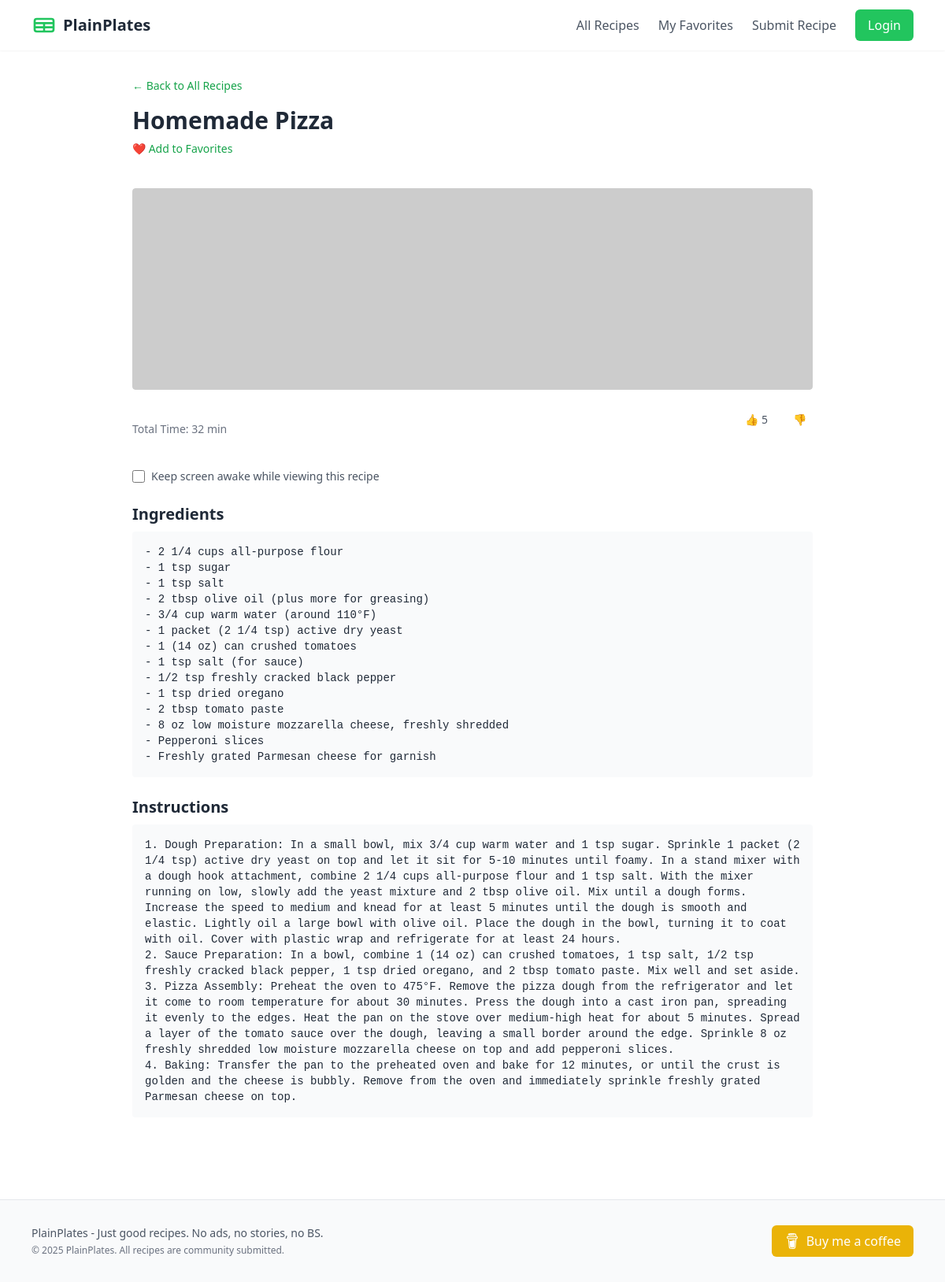
Page /recipes/homemade-pizza on the earlier database version.
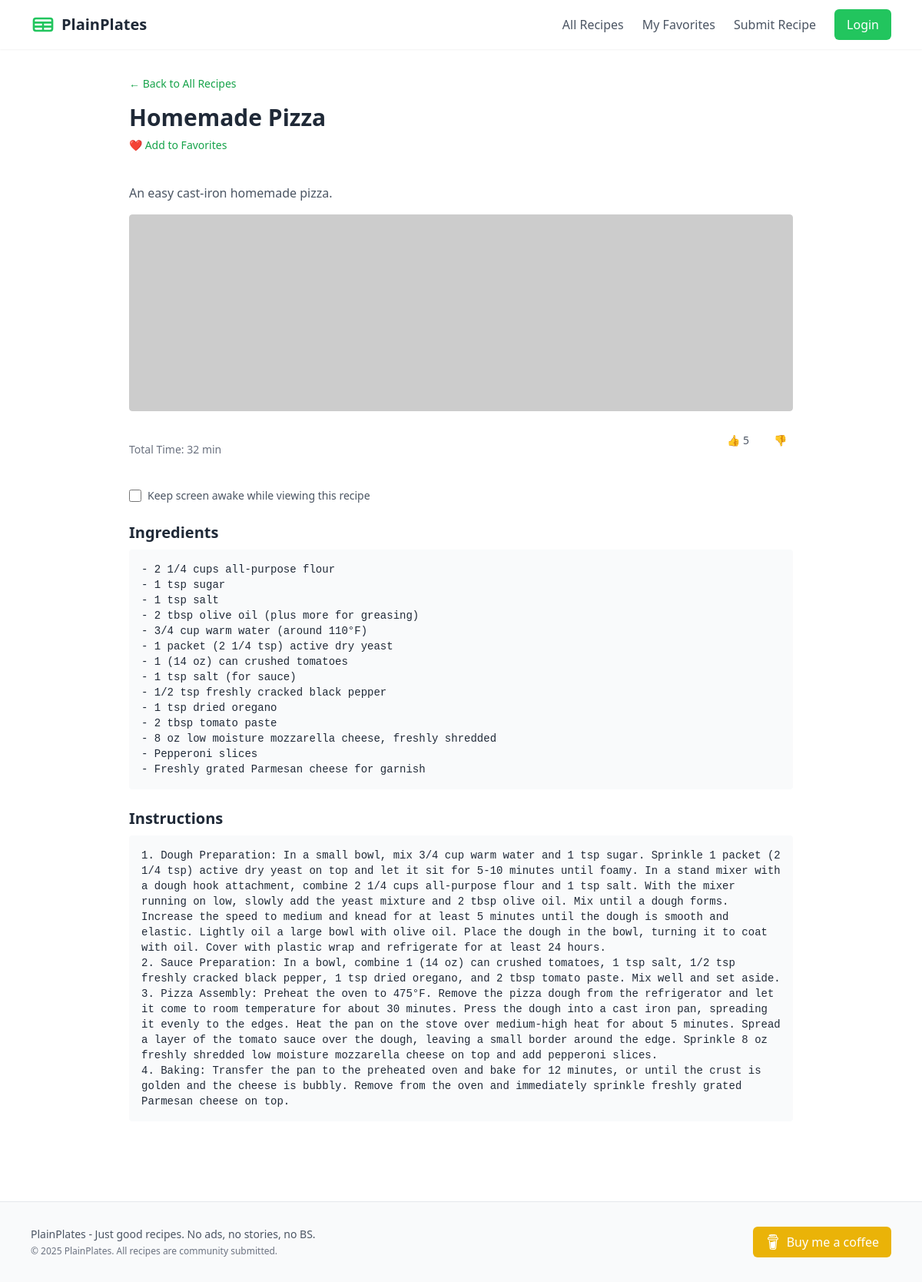
Same page on the later database version.
### tables this page shows
CREATE TABLE recipes (
    id INTEGER PRIMARY KEY AUTOINCREMENT,
    title TEXT NOT NULL,
    slug TEXT UNIQUE NOT NULL,
    description TEXT NOT NULL,
    ingredients TEXT NOT NULL,
    instructions TEXT NOT NULL,
    notes TEXT,
    prep_time INTEGER NOT NULL,
    cook_time INTEGER NOT NULL,
    servings INTEGER NOT NULL DEFAULT 4,
    created_at TIMESTAMP NOT NULL DEFAULT CURRENT_TIMESTAMP,
    updated_at TIMESTAMP NOT NULL DEFAULT CURRENT_TIMESTAMP,
    user_id INTEGER,
    FOREIGN KEY (user_id) REFERENCES users (id)
);

### main.py (the view)
@app.get("/recipes/{slug}", response_class=HTMLResponse)
def recipe_detail(slug: str, request: Request):
    user = request.session.get("user")
    conn = sqlite3.connect(DB_PATH)
    conn.row_factory = sqlite3.Row
    cursor = conn.cursor()
    cursor.execute('''
        SELECT recipes.id, title, slug, description, ingredients, instructions, notes,
               prep_time, cook_time, COALESCE(SUM(recipe_votes.value), 0) as score, user_id
        FROM recipes
        LEFT JOIN recipe_votes ON recipes.id = recipe_votes.recipe_id
        WHERE slug = ?
        GROUP BY recipes.id
    ''', (slug,))
    row = cursor.fetchone()
    if not row:
        conn.close()
        return templates.TemplateResponse("404.html", {"request": request}, status_code=404)
    recipe = dict(row)
    vote = 0
    identifier = user["email"] if user else f"anon-{request.client.host}"
    cursor.execute("""
        SELECT value FROM recipe_votes
        WHERE recipe_id = ? AND identifier = ?
    """, (recipe["id"], identifier))
    vote_row = cursor.fetchone()
    vote = int(vote_row[0] / abs(vote_row[0])) if vote_row else 0
    cursor.execute('''
        SELECT name FROM recipe_categories
        JOIN categories ON recipe_categories.category_id = categories.id
        WHERE recipe_categories.recipe_id = ?
    ''', (recipe["id"],))
    recipe["tags"] = [cat["name"] for cat in cursor.fetchall()]
    is_favorited = False
    if user:
        cursor.execute("""
            SELECT 1 FROM user_favorites
            WHERE user_id = ? AND recipe_id = ?
        """, (user["id"], recipe["id"]))
        is_favorited = cursor.fetchone() is not None
    conn.close()
    return templates.TemplateResponse("recipe_detail.html", {
        "request": request,
        "recipe": recipe,
        "is_favorited": is_favorited,
        "vote": vote
    })

### templates/recipe_detail.html (shortened to what this page needs)
{% extends "base.html" %}
{% block content %}
<section class="max-w-4xl mx-auto px-4 py-8">
    <a href="/recipes"
        class="text-sm text-primary-600 hover:underline inline-block mb-4 -mt-5">
        ← Back to All Recipes
    </a>
    <h1 class="text-3xl font-bold mb-2">{{ recipe.title }}</h1>
    <div class="flex items-center justify-between text-sm text-gray-500 mb-6">
		<form method="post" action="/favorites/{{ recipe.id }}" class="mb-4">
			<button type="submit"
				class="text-sm text-primary-600 hover:underline">
				{% if is_favorited %}
					💔 Remove from Favorites
				{% else %}
					❤️ Add to Favorites
				{% endif %}
			</button>
		</form>
	</div>
    <p class="text-gray-600 mb-4">{{ recipe.description }}</p>
    <div class="mb-6 rounded overflow-hidden">
        <img src="/static/images/recipes{{ recipe.slug }}.jpg"
            onerror="this.onerror=null;this.src='https://placehold.co/400x200?text=Image Coming Soon'; this.classList.add('h-16');"
            alt="{{ recipe.title }}"
            class="w-full h-64 object-cover rounded">
    </div>
    <div class="flex items-center justify-between text-sm text-gray-500 mb-6">
        <span>Total Time: {{ recipe.prep_time + recipe.cook_time }} min</span>
		<div class="flex items-center gap-4 mb-6">
		<form method="post" action="/recipes/{{ recipe.id }}/vote">
			<button type="submit"
					class="flex items-center gap-1 text-sm px-2 py-1 rounded
						{% if vote == 1 %}bg-green-100 text-green-700{% else %}text-gray-600 hover:text-green-600{% endif %}">
			👍 {{ recipe.score }}
			</button>
		</form>
		<form method="post" action="/recipes/{{ recipe.id }}/vote">
			<button type="submit"
					class="text-sm px-2 py-1 rounded
						{% if vote == -1 %}bg-red-100 text-red-600{% else %}text-gray-600 hover:text-red-600{% endif %}">
			👎
			</button>
		</form>
		</div>
	</div>
    <div class="flex items-center gap-2 mb-6">
        <input type="checkbox" id="keep-awake" class="w-4 h-4">
        <label for="keep-awake" class="text-sm text-gray-600">
        Keep screen awake while viewing this recipe
        </label>
    </div>
    <h2 class="text-xl font-semibold mb-2">Ingredients</h2>
    <pre class="bg-gray-50 p-4 rounded text-sm whitespace-pre-wrap mb-6">{{ recipe.ingredients }}</pre>
    <h2 class="text-xl font-semibold mb-2">Instructions</h2>
    <pre class="bg-gray-50 p-4 rounded text-sm whitespace-pre-wrap mb-6">{{ recipe.instructions }}</pre>
</section>
{% endblock %}

Differences in the rows shown:
changed recipes "Homemade Pizza": description (not shown) → "An easy cast-iron homemade pizza."
